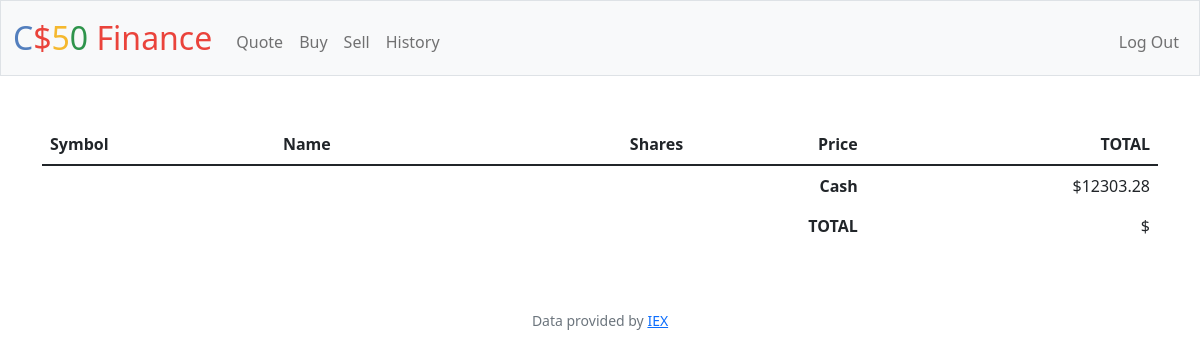
Page / (signed in) on the earlier database version.
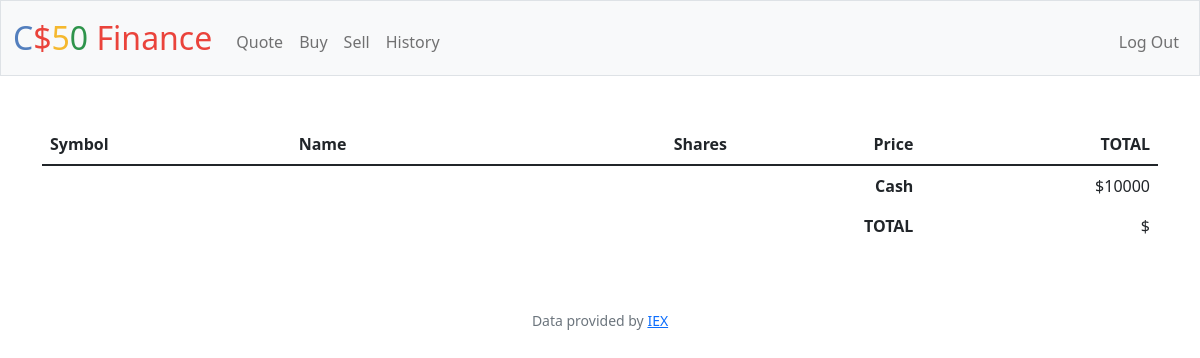
Same page on the later database version.
### tables this page shows
CREATE TABLE users (id INTEGER PRIMARY KEY AUTOINCREMENT NOT NULL, username TEXT NOT NULL, hash TEXT NOT NULL, cash NUMERIC NOT NULL DEFAULT 10000.00);

### app.py (the view)
@app.route("/")
@helpers.login_required
def index() -> flask.Response:
    portfolio = db.execute("""
                    SELECT symbol, owned
                      FROM portfolios
                     WHERE portfolios.user_id = ?
                       AND owned > 0
                    """,
                    flask.session["user_id"]
                )
    prices = {}
    for stock in portfolio:
        prices[stock["symbol"]] = helpers.lookup(stock["symbol"])["price"]
    cash = db.execute("""
               SELECT cash
                 FROM users
                WHERE users.id = ?
               """,
               flask.session["user_id"]
           )
    cash = cash[0]["cash"]
    return flask.render_template("index.html", portfolio=portfolio,
                                 prices=prices, cash=cash)

### app.py (called while the page is built)
@app.after_request
def after_request(response: flask.Response) -> flask.Response:
    response.headers["Cache-Control"] = "no-cache, no-store, must-revalidate"
    response.headers["Expires"] = 0
    response.headers["Pragma"] = "no-cache"
    return response

### helpers.py (called while the page is built)
def login_required(f: Callable) -> Callable:
    @functools.wraps(f)
    def decorated_function(*args: Any, **kwargs: Any) -> Callable:
        if flask.session.get("user_id") is None:
            return flask.redirect("/login")
        return f(*args, **kwargs)
    return decorated_function

### templates/index.html (shortened to what this page needs)
{% extends "layout.html" %}
{% block main %}
<table class="table table-striped">
    <thead>
        <tr>
            <th class="text-start">Symbol</th>
            <th class="text-start">Name</th>
            <th class="text-end">Shares</th>
            <th class="text-end">Price</th>
            <th class="text-end">TOTAL</th>
        </tr>
    </thead>
    <tfoot>
        <tr>
            <td class="border-0 fw-bold text-end" colspan="4">Cash</td>
            <td class="border-0 text-end">${{ cash }}</td>
        </tr>
        <tr>
            <td class="border-0 fw-bold text-end" colspan="4">TOTAL</td>
            <td class="border-0 w-bold text-end">$</td>
        </tr>
    </tfoot>
</table>
{% endblock %}

### templates/layout.html (shortened to what this page needs)
<!DOCTYPE html>
<html lang="en">
    <head>
        <link href="https://cdn.jsdelivr.net/npm/bootstrap@5.1.3/dist/css/bootstrap.min.css" rel="stylesheet">
        <link href="/static/styles.css" rel="stylesheet">
    </head>
    <body>
        <nav class="bg-light border navbar navbar-expand-md navbar-light">
            <div class="container-fluid">
                <a class="navbar-brand" href="/"><span class="blue">C</span><span class="red">$</span><span class="yellow">5</span><span class="green">0</span> <span class="red">Finance</span></a>
                <div class="collapse navbar-collapse" id="navbar">
                    {% if session["user_id"] %}
                        <ul class="navbar-nav me-auto mt-2">
                            <li class="nav-item"><a class="nav-link" href="/quote">Quote</a></li>
                            <li class="nav-item"><a class="nav-link" href="/buy">Buy</a></li>
                            <li class="nav-item"><a class="nav-link" href="/sell">Sell</a></li>
                            <li class="nav-item"><a class="nav-link" href="/history">History</a></li>
                        </ul>
                        <ul class="navbar-nav ms-auto mt-2">
                            <li class="nav-item"><a class="nav-link" href="/logout">Log Out</a></li>
                        </ul>
                    {% else %}
                        <ul class="navbar-nav ms-auto mt-2">
                            <li class="nav-item"><a class="nav-link" href="/register">Register</a></li>
                            <li class="nav-item"><a class="nav-link" href="/login">Log In</a></li>
                        </ul>
                    {% endif %}
                </div>
            </div>
        </nav>
        <main class="container py-5 text-center">
            {% block main %}{% endblock %}
        </main>
        <footer class="mb-5 small text-center text-muted">
            Data provided by <a href="https://iexcloud.io/">IEX</a>
        </footer>
    </body>
</html>

### static/styles.css (style rules this page uses)
nav .navbar-brand { font-size: xx-large; }
nav .navbar-brand .blue { color: #537fbe; }
nav .navbar-brand .red { color: #ea433b; }
nav .navbar-brand .yellow { color: #f5b82e; }
nav .navbar-brand .green { color: #2e944b; }

Differences in the rows shown:
changed users: cash "12303.28" → "10000"
